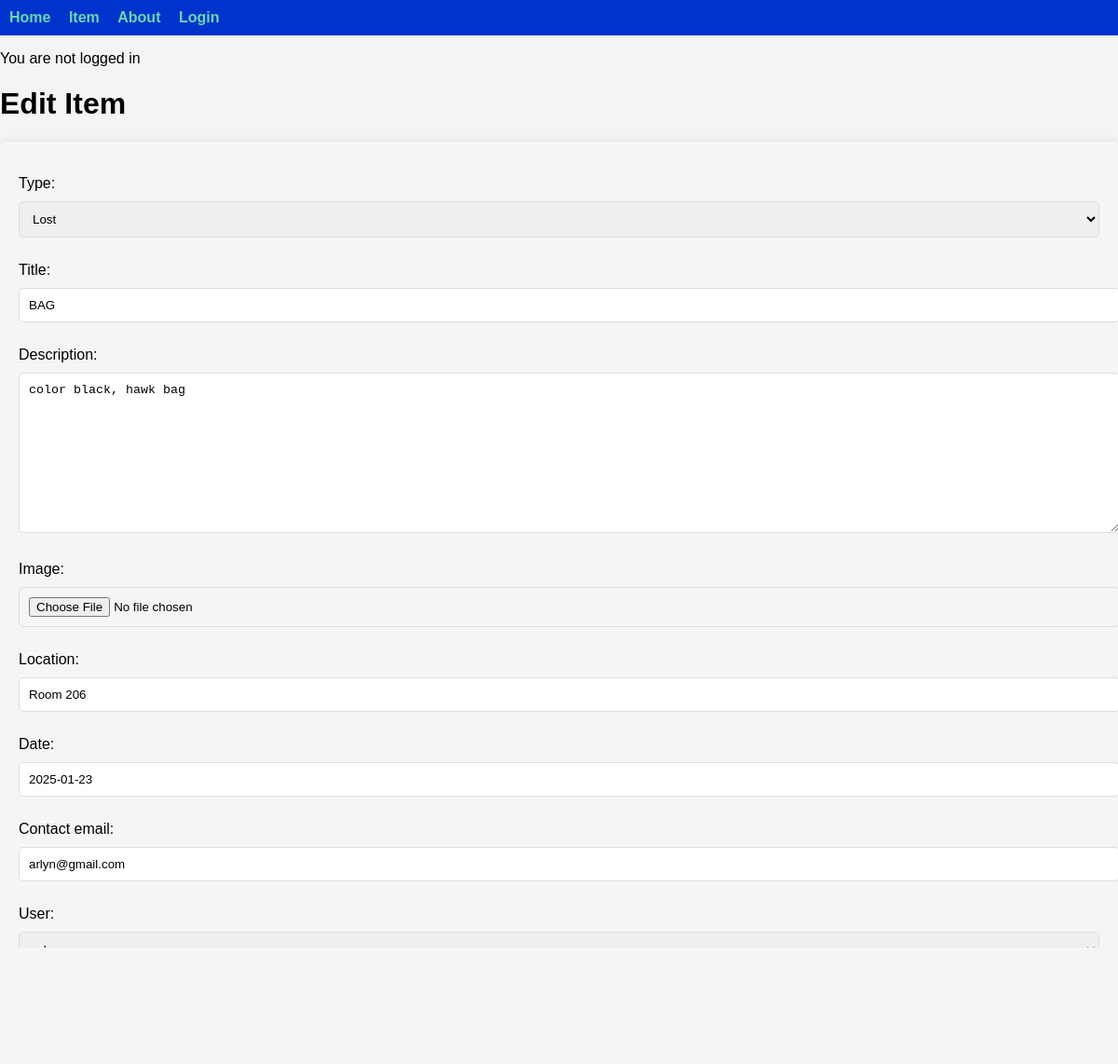
Screenshot of /item/5/edit with the database file from the repository.
### app/models.py (models this page shows, shortened)
class Item(models.Model):
    ITEM_TYPES = [
        ('Lost', 'Lost'),
        ('Found', 'Found')
    ]
    type = models.CharField(max_length=10, choices=ITEM_TYPES)
    title = models.CharField(max_length=100)
    description = models.TextField()
    location = models.CharField(max_length=255)
    date = models.DateField()
    image = models.ImageField(upload_to='item_images/', blank=True, null=True)
    contact_email = models.EmailField()
    user = models.ForeignKey(settings.AUTH_USER_MODEL, on_delete=models.CASCADE)

### app/views.py (the view)
# urls.py: path('item/<int:pk>/edit',  ItemUpdateView.as_view(), name='item_update'),
class ItemUpdateView(UpdateView):
    model = Item
    fields = ['type', 'title', 'description', 'image', 'location', 'date', 'contact_email', 'user']
    template_name = 'app/item_update.html'

### app/templates/app/item_update.html (shortened to what this page needs)
{% extends 'app/base.html' %}
{% load static %}
{% block content %}
<h1>Edit Item</h1>
<form action="{% url 'item_update' object.pk %}" method="post">
    {{ form.as_p }}
    <input type="submit" value="Update">
</form>
{% endblock %}

### static/css/base.css (style rules this page uses)
body { font-family: Arial, sans-serif; background-color: #f4f4f4; margin: 0; padding: 0; }
form { background:whitesmoke; padding: 20px; margin-top: 20px; box-shadow: 0px 0px 10px rgba(0, 0, 0, 0.1); border-radius: 5px; }
input, textarea, select { width: 100%; padding: 10px; margin: 10px 0; border: 1px solid #ddd; border-radius: 5px; }

### rows the page displays
Item: type "Lost", title "BAG", description "color black, hawk bag", location "Room 206", date "2025-01-23", contact_email "arlyn@gmail.com", user "arlyn"
